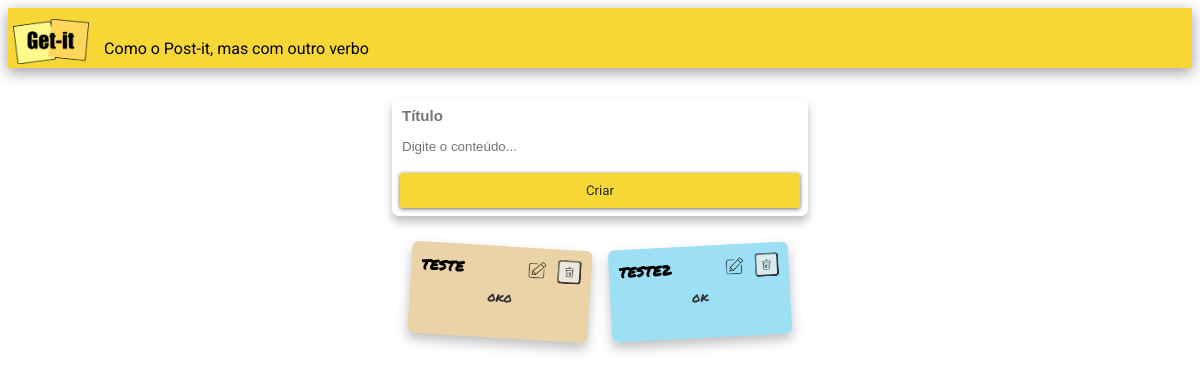
The page / on the database its author committed.
### notes/models.py (models this page shows, shortened)
class Note(models.Model):
    title = models.CharField(max_length=200)
    content = models.TextField(null=True)
    tag = models.ForeignKey(
        Tag,
        null=True, blank=True,
        on_delete=models.SET_NULL,
        related_name="notes"
    )

### notes/views.py (the view, shortened to what this page needs)
# urls.py: path("", views.index, name="index"),
def index(request):
    notes_qs = Note.objects.select_related('tag').all()
    if hasattr(Note, 'updated_at'):
        notes_qs = notes_qs.order_by('-updated_at')
    elif hasattr(Note, 'created_at'):
        notes_qs = notes_qs.order_by('-created_at')
    return render(request, 'notes/index.html', {'notes': notes_qs})

### notes/templates/notes/index.html (shortened to what this page needs)
{% extends "notes/base.html" %}
{% load static %}
{% block content %}
<div class="appbar">
  <img src="{% static 'notes/img/logo-getit.png' %}" class="logo" alt="Get-it" />
  <span class="subtitle">Como o Post-it, mas com outro verbo</span>
</div>
<form method="post" class="form-card">
  <input class="form-card-title" type="text" name="titulo" placeholder="Título" required />
  <textarea class="autoresize" name="detalhes" placeholder="Digite o conteúdo..." required></textarea>
  <button class="btn" type="submit">Criar</button>
</form>
<main class="container">
  <div class="card-container">
    {% for note in notes %}
      <div class="card card-color-1 card-rotation-2" style="position: relative;">
        <div class="card-header">
          <div class="card-title">{{ note.title }}</div>
          <div class="card-actions">
            <a class="note-edit" href="{% url 'update' note.id %}" title="Editar">
              <img src="{% static 'notes/img/edit.png' %}" alt="Editar">
            </a>
            <form class="fav-form" method="post" action="{% url 'delete' note.id %}">
              <button class="note-delete" type="submit" title="Excluir">
                <img src="{% static 'notes/img/delete.png' %}" alt="Excluir">
              </button>
            </form>
          </div>
        </div>
        <div class="card-content">
          {{ note.content }}
        </div>
      </div>
    {% empty %}
      <p>Sem anotações ainda.</p>
    {% endfor %}
  </div>
</main>
{% endblock content %}

### notes/static/notes/getit.css (style rules this page uses)
html, body { font-family: "Roboto", sans-serif; }
.logo { height: 45px; margin-left: 5px; margin-top: 7px; }
.appbar { background:#f7d736; display:flex; box-shadow:0 4px 14px rgba(0,0,0,0.4); height:60px; width:100%; }
.subtitle { margin-left:15px; margin-top:20px; }
.form-card { background:#fff; max-width:400px; margin:30px auto; padding:8px; border-radius:7px; box-shadow:0 6px 10px rgba(0,0,0,0.25); display:flex; flex-direction:column; gap:12px; }
.form-card-title { font-size:15px; font-weight:bold; font-family:Arial, Helvetica, sans-serif; border:0; }
.autoresize { border:0; resize:none; font-family:Arial, Helvetica, sans-serif; margin-bottom:-10px; }
.card-container { display:flex; flex-wrap:wrap; justify-content:center; gap:20px; margin-top:20px; }
.card { width:160px; height:72px; min-height:50px; padding:10px; border-radius:6px; box-shadow:0 6px 12px rgba(0,0,0,0.25); transform-origin:center; word-wrap:break-word; position:relative; }
.card-header { display:flex; align-items:center; justify-content:space-between; margin-bottom:8px; }
.card-header .card-title { margin:0; }
.card-title { font-size:14px; font-weight:bold; font-family:'Permanent Marker', cursive; border:0; margin-bottom:10px; }
.card-content { font-size:13px; font-family:'Permanent Marker', cursive; color:#333; border:0; text-align:center; }
.card-color-1 { background-color:#ead3a7; }
.card-color-2 { background-color:#9de0f5; }
.card-rotation-2 { transform: rotate(-3.5deg); }
.card-rotation-3 { transform: rotate(-3deg); }
.card-rotation-11 { transform: rotate(3.5deg); }
.btn { position:relative; display:block; padding:10px 15px; overflow:hidden; border:0; outline:none; border-radius:2px; box-shadow:0 1px 4px rgba(0,0,0,0.6); background-color:#f7d736; transition:background-color .3s; font-family: inherit; text-decoration: none; }
.btn, .btn:visited { color:#2c2c2c; text-decoration:none; }
.btn:before { content:""; position:absolute; top:50%; left:50%; display:block; width:0; padding-top:0; border-radius:100%; background-color:rgba(236,240,241,0.3); transform:translate(-50%,-50%); }
.card-actions { display:inline-flex; align-items:center; gap:8px; }
.note-edit, .note-delete { display:inline-flex; align-items:center; justify-content:center; width:24px; height:24px; border-radius:4px; text-decoration:none; opacity:.75; transition:transform 120ms ease, opacity 120ms ease; }
.note-edit img, .note-delete img { width:18px; height:18px; object-fit:contain; pointer-events:none; }
.fav-form { display:inline-flex; }
.appbar { display:flex; align-items:center; }
.container { max-width: 960px; margin:24px auto; padding:0 12px; }

### rows shown on the page
Note: title "TESTE", content "oko"
Note: title "TESTE2", content "ok"
